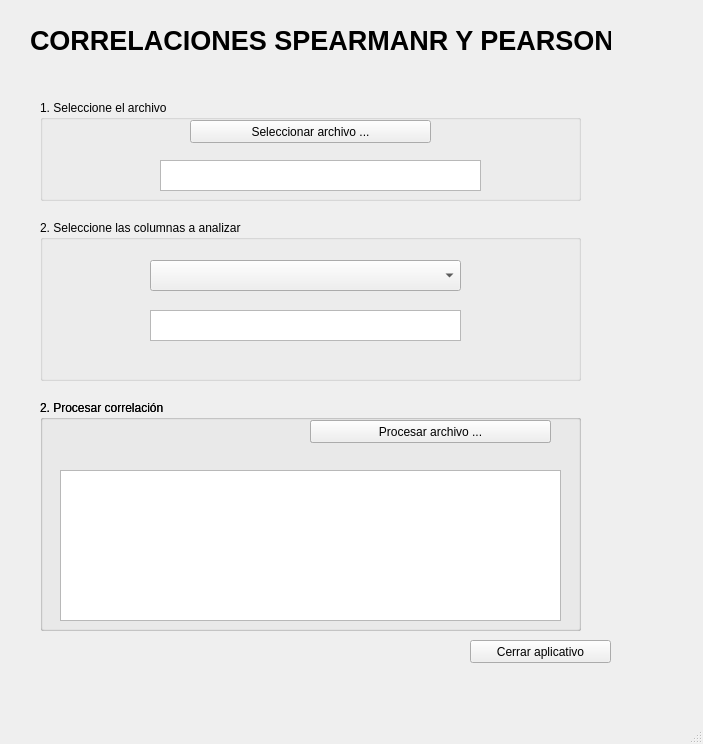
<?xml version="1.0" encoding="UTF-8"?>
<ui version="4.0">
 <class>MainWindow</class>
 <widget class="QMainWindow" name="MainWindow">
  <property name="geometry">
   <rect>
    <x>0</x>
    <y>0</y>
    <width>703</width>
    <height>744</height>
   </rect>
  </property>
  <property name="windowTitle">
   <string>MainWindow</string>
  </property>
  <widget class="QWidget" name="centralwidget">
   <widget class="QPushButton" name="cerrarAplicativo">
    <property name="geometry">
     <rect>
      <x>470</x>
      <y>640</y>
      <width>141</width>
      <height>23</height>
     </rect>
    </property>
    <property name="text">
     <string>Cerrar aplicativo</string>
    </property>
   </widget>
   <widget class="QLabel" name="text">
    <property name="geometry">
     <rect>
      <x>30</x>
      <y>0</y>
      <width>581</width>
      <height>81</height>
     </rect>
    </property>
    <property name="font">
     <font>
      <pointsize>20</pointsize>
      <weight>75</weight>
      <bold>true</bold>
     </font>
    </property>
    <property name="text">
     <string>CORRELACIONES SPEARMANR Y PEARSON</string>
    </property>
   </widget>
   <widget class="QGroupBox" name="groupBox">
    <property name="geometry">
     <rect>
      <x>40</x>
      <y>100</y>
      <width>541</width>
      <height>101</height>
     </rect>
    </property>
    <property name="title">
     <string>1. Seleccione el archivo</string>
    </property>
    <widget class="QPushButton" name="cargarArchivo">
     <property name="geometry">
      <rect>
       <x>150</x>
       <y>20</y>
       <width>241</width>
       <height>23</height>
      </rect>
     </property>
     <property name="text">
      <string>Seleccionar archivo ...</string>
     </property>
    </widget>
    <widget class="QTextEdit" name="textArchivo">
     <property name="geometry">
      <rect>
       <x>120</x>
       <y>60</y>
       <width>321</width>
       <height>31</height>
      </rect>
     </property>
     <property name="readOnly">
      <bool>true</bool>
     </property>
    </widget>
   </widget>
   <widget class="QGroupBox" name="groupBox_2">
    <property name="geometry">
     <rect>
      <x>40</x>
      <y>400</y>
      <width>541</width>
      <height>231</height>
     </rect>
    </property>
    <property name="title">
     <string>2. Procesar correlación</string>
    </property>
    <widget class="QPushButton" name="procesarArchivo">
     <property name="geometry">
      <rect>
       <x>270</x>
       <y>20</y>
       <width>241</width>
       <height>23</height>
      </rect>
     </property>
     <property name="text">
      <string>Procesar archivo ...</string>
     </property>
    </widget>
    <widget class="QTextEdit" name="resultadoCorrelacion">
     <property name="geometry">
      <rect>
       <x>20</x>
       <y>70</y>
       <width>501</width>
       <height>151</height>
      </rect>
     </property>
    </widget>
    <widget class="QGroupBox" name="groupBox_3">
     <property name="geometry">
      <rect>
       <x>0</x>
       <y>0</y>
       <width>541</width>
       <height>231</height>
      </rect>
     </property>
     <property name="title">
      <string>2. Procesar correlación</string>
     </property>
     <widget class="QPushButton" name="procesarArchivo_2">
      <property name="geometry">
       <rect>
        <x>270</x>
        <y>20</y>
        <width>241</width>
        <height>23</height>
       </rect>
      </property>
      <property name="text">
       <string>Procesar archivo ...</string>
      </property>
     </widget>
     <widget class="QTextEdit" name="resultadoCorrelacion_2">
      <property name="geometry">
       <rect>
        <x>20</x>
        <y>70</y>
        <width>501</width>
        <height>151</height>
       </rect>
      </property>
     </widget>
    </widget>
   </widget>
   <widget class="QGroupBox" name="groupBox_4">
    <property name="geometry">
     <rect>
      <x>40</x>
      <y>220</y>
      <width>541</width>
      <height>161</height>
     </rect>
    </property>
    <property name="title">
     <string>2. Seleccione las columnas a analizar</string>
    </property>
    <widget class="QComboBox" name="comboBoxColumnas">
     <property name="geometry">
      <rect>
       <x>110</x>
       <y>40</y>
       <width>311</width>
       <height>31</height>
      </rect>
     </property>
    </widget>
    <widget class="QTextEdit" name="textEditColumnas">
     <property name="geometry">
      <rect>
       <x>110</x>
       <y>90</y>
       <width>311</width>
       <height>31</height>
      </rect>
     </property>
    </widget>
   </widget>
  </widget>
  <widget class="QMenuBar" name="menubar">
   <property name="geometry">
    <rect>
     <x>0</x>
     <y>0</y>
     <width>703</width>
     <height>26</height>
    </rect>
   </property>
  </widget>
  <widget class="QStatusBar" name="statusbar"/>
 </widget>
 <resources/>
 <connections/>
</ui>
